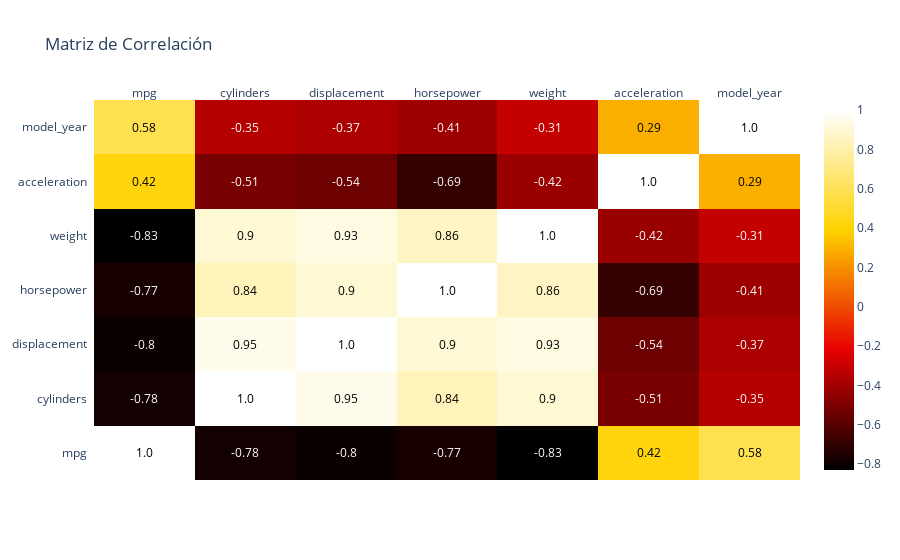

The notebook cell saved with this chart:
### Code cell
# Crear matriz de correlación con plotly
import plotly.figure_factory as ff

corr_matrix = df[numerical_vars].corr().round(2)

# Crear gráfico
fig = ff.create_annotated_heatmap(
    z=corr_matrix.values,
    x=corr_matrix.columns.tolist(),
    y=corr_matrix.index.tolist(),
    colorscale='hot',
    showscale=True,
    annotation_text=corr_matrix.values
)

fig.update_layout(
    title='Matriz de Correlación'
)

fig.show()

### Figure 1 — Plotly figure (JSON) as saved in the notebook; plotly's stock layout.template omitted (floating-point values rounded to 4 significant figures)
{"data": [{"colorscale": [[0, "rgb(0,0,0)"], [0.3333, "rgb(230,0,0)"], [0.6667, "rgb(255,210,0)"], [1, "rgb(255,255,255)"]], "reversescale": false, "showscale": true, "type": "heatmap", "x": ["mpg", "cylinders", "displacement", "horsepower", "weight", "acceleration", "model_year"], "y": ["mpg", "cylinders", "displacement", "horsepower", "weight", "acceleration", "model_year"], "z": [[1.0, -0.78, -0.8, -0.77, -0.83, 0.42, 0.58], [-0.78, 1.0, 0.95, 0.84, 0.9, -0.51, -0.35], [-0.8, 0.95, 1.0, 0.9, 0.93, -0.54, -0.37], [-0.77, 0.84, 0.9, 1.0, 0.86, -0.69, -0.41], [-0.83, 0.9, 0.93, 0.86, 1.0, -0.42, -0.31], [0.42, -0.51, -0.54, -0.69, -0.42, 1.0, 0.29], [0.58, -0.35, -0.37, -0.41, -0.31, 0.29, 1.0]]}], "layout": {"annotations": [{"font": {"color": "#000000"}, "showarrow": false, "text": "1.0", "x": "mpg", "xref": "x", "y": "mpg", "yref": "y"}, {"font": {"color": "#FFFFFF"}, "showarrow": false, "text": "-0.78", "x": "cylinders", "xref": "x", "y": "mpg", "yref": "y"}, {"font": {"color": "#FFFFFF"}, "showarrow": false, "text": "-0.8", "x": "displacement", "xref": "x", "y": "mpg", "yref": "y"}, {"font": {"color": "#FFFFFF"}, "showarrow": false, "text": "-0.77", "x": "horsepower", "xref": "x", "y": "mpg", "yref": "y"}, {"font": {"color": "#FFFFFF"}, "showarrow": false, "text": "-0.83", "x": "weight", "xref": "x", "y": "mpg", "yref": "y"}, {"font": {"color": "#000000"}, "showarrow": false, "text": "0.42", "x": "acceleration", "xref": "x", "y": "mpg", "yref": "y"}, {"font": {"color": "#000000"}, "showarrow": false, "text": "0.58", "x": "model_year", "xref": "x", "y": "mpg", "yref": "y"}, {"font": {"color": "#FFFFFF"}, "showarrow": false, "text": "-0.78", "x": "mpg", "xref": "x", "y": "cylinders", "yref": "y"}, {"font": {"color": "#000000"}, "showarrow": false, "text": "1.0", "x": "cylinders", "xref": "x", "y": "cylinders", "yref": "y"}, {"font": {"color": "#000000"}, "showarrow": false, "text": "0.95", "x": "displacement", "xref": "x", "y": "cylinders", "yref": "y"}, {"font": {"color": "#000000"}, "showarrow": false, "text": "0.84", "x": "horsepower", "xref": "x", "y": "cylinders", "yref": "y"}, {"font": {"color": "#000000"}, "showarrow": false, "text": "0.9", "x": "weight", "xref": "x", "y": "cylinders", "yref": "y"}, {"font": {"color": "#FFFFFF"}, "showarrow": false, "text": "-0.51", "x": "acceleration", "xref": "x", "y": "cylinders", "yref": "y"}, {"font": {"color": "#FFFFFF"}, "showarrow": false, "text": "-0.35", "x": "model_year", "xref": "x", "y": "cylinders", "yref": "y"}, {"font": {"color": "#FFFFFF"}, "showarrow": false, "text": "-0.8", "x": "mpg", "xref": "x", "y": "displacement", "yref": "y"}, {"font": {"color": "#000000"}, "showarrow": false, "text": "0.95", "x": "cylinders", "xref": "x", "y": "displacement", "yref": "y"}, {"font": {"color": "#000000"}, "showarrow": false, "text": "1.0", "x": "displacement", "xref": "x", "y": "displacement", "yref": "y"}, {"font": {"color": "#000000"}, "showarrow": false, "text": "0.9", "x": "horsepower", "xref": "x", "y": "displacement", "yref": "y"}, {"font": {"color": "#000000"}, "showarrow": false, "text": "0.93", "x": "weight", "xref": "x", "y": "displacement", "yref": "y"}, {"font": {"color": "#FFFFFF"}, "showarrow": false, "text": "-0.54", "x": "acceleration", "xref": "x", "y": "displacement", "yref": "y"}, {"font": {"color": "#FFFFFF"}, "showarrow": false, "text": "-0.37", "x": "model_year", "xref": "x", "y": "displacement", "yref": "y"}, {"font": {"color": "#FFFFFF"}, "showarrow": false, "text": "-0.77", "x": "mpg", "xref": "x", "y": "horsepower", "yref": "y"}, {"font": {"color": "#000000"}, "showarrow": false, "text": "0.84", "x": "cylinders", "xref": "x", "y": "horsepower", "yref": "y"}, {"font": {"color": "#000000"}, "showarrow": false, "text": "0.9", "x": "displacement", "xref": "x", "y": "horsepower", "yref": "y"}, {"font": {"color": "#000000"}, "showarrow": false, "text": "1.0", "x": "horsepower", "xref": "x", "y": "horsepower", "yref": "y"}, {"font": {"color": "#000000"}, "showarrow": false, "text": "0.86", "x": "weight", "xref": "x", "y": "horsepower", "yref": "y"}, {"font": {"color": "#FFFFFF"}, "showarrow": false, "text": "-0.69", "x": "acceleration", "xref": "x", "y": "horsepower", "yref": "y"}, {"font": {"color": "#FFFFFF"}, "showarrow": false, "text": "-0.41", "x": "model_year", "xref": "x", "y": "horsepower", "yref": "y"}, {"font": {"color": "#FFFFFF"}, "showarrow": false, "text": "-0.83", "x": "mpg", "xref": "x", "y": "weight", "yref": "y"}, {"font": {"color": "#000000"}, "showarrow": false, "text": "0.9", "x": "cylinders", "xref": "x", "y": "weight", "yref": "y"}, {"font": {"color": "#000000"}, "showarrow": false, "text": "0.93", "x": "displacement", "xref": "x", "y": "weight", "yref": "y"}, {"font": {"color": "#000000"}, "showarrow": false, "text": "0.86", "x": "horsepower", "xref": "x", "y": "weight", "yref": "y"}, {"font": {"color": "#000000"}, "showarrow": false, "text": "1.0", "x": "weight", "xref": "x", "y": "weight", "yref": "y"}, {"font": {"color": "#FFFFFF"}, "showarrow": false, "text": "-0.42", "x": "acceleration", "xref": "x", "y": "weight", "yref": "y"}, {"font": {"color": "#FFFFFF"}, "showarrow": false, "text": "-0.31", "x": "model_year", "xref": "x", "y": "weight", "yref": "y"}, {"font": {"color": "#000000"}, "showarrow": false, "text": "0.42", "x": "mpg", "xref": "x", "y": "acceleration", "yref": "y"}, {"font": {"color": "#FFFFFF"}, "showarrow": false, "text": "-0.51", "x": "cylinders", "xref": "x", "y": "acceleration", "yref": "y"}, {"font": {"color": "#FFFFFF"}, "showarrow": false, "text": "-0.54", "x": "displacement", "xref": "x", "y": "acceleration", "yref": "y"}, {"font": {"color": "#FFFFFF"}, "showarrow": false, "text": "-0.69", "x": "horsepower", "xref": "x", "y": "acceleration", "yref": "y"}, {"font": {"color": "#FFFFFF"}, "showarrow": false, "text": "-0.42", "x": "weight", "xref": "x", "y": "acceleration", "yref": "y"}, {"font": {"color": "#000000"}, "showarrow": false, "text": "1.0", "x": "acceleration", "xref": "x", "y": "acceleration", "yref": "y"}, {"font": {"color": "#000000"}, "showarrow": false, "text": "0.29", "x": "model_year", "xref": "x", "y": "acceleration", "yref": "y"}, {"font": {"color": "#000000"}, "showarrow": false, "text": "0.58", "x": "mpg", "xref": "x", "y": "model_year", "yref": "y"}, {"font": {"color": "#FFFFFF"}, "showarrow": false, "text": "-0.35", "x": "cylinders", "xref": "x", "y": "model_year", "yref": "y"}, {"font": {"color": "#FFFFFF"}, "showarrow": false, "text": "-0.37", "x": "displacement", "xref": "x", "y": "model_year", "yref": "y"}, {"font": {"color": "#FFFFFF"}, "showarrow": false, "text": "-0.41", "x": "horsepower", "xref": "x", "y": "model_year", "yref": "y"}, {"font": {"color": "#FFFFFF"}, "showarrow": false, "text": "-0.31", "x": "weight", "xref": "x", "y": "model_year", "yref": "y"}, {"font": {"color": "#000000"}, "showarrow": false, "text": "0.29", "x": "acceleration", "xref": "x", "y": "model_year", "yref": "y"}, {"font": {"color": "#000000"}, "showarrow": false, "text": "1.0", "x": "model_year", "xref": "x", "y": "model_year", "yref": "y"}], "title": {"text": "Matriz de Correlación"}, "xaxis": {"dtick": 1, "gridcolor": "rgb(0, 0, 0)", "side": "top", "ticks": ""}, "yaxis": {"dtick": 1, "ticks": "", "ticksuffix": "  "}}}
